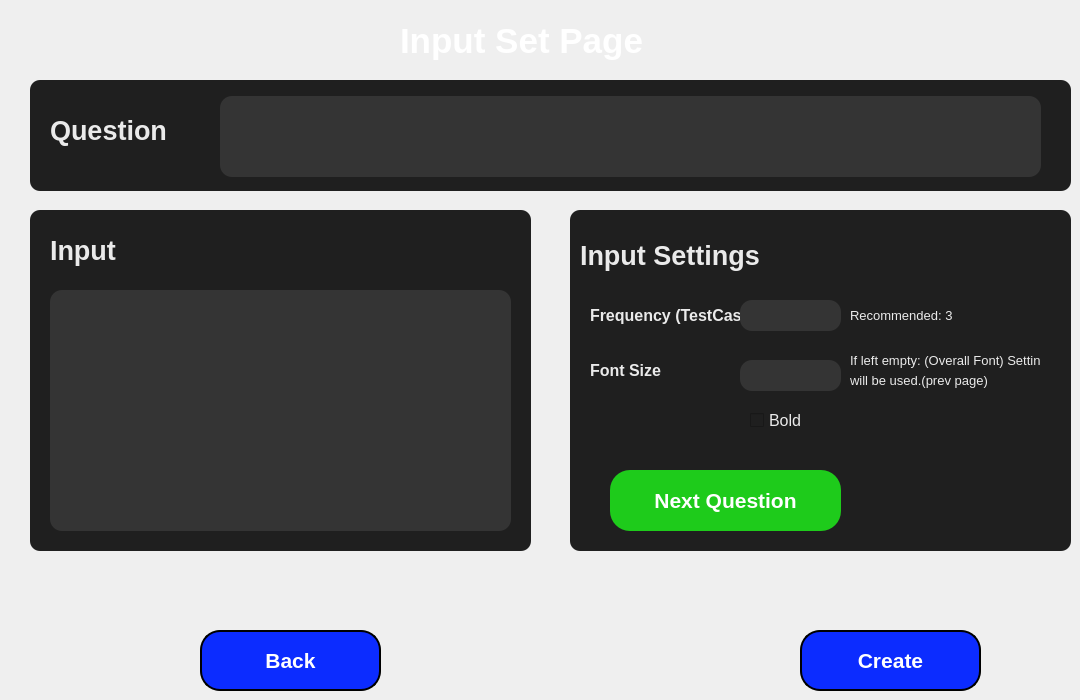
    <widget class="QWidget" name="page_3">
     <widget class="QPushButton" name="pg3_createNext">
      <property name="geometry">
       <rect>
        <x>800</x>
        <y>630</y>
        <width>181</width>
        <height>61</height>
       </rect>
      </property>
      <property name="font">
       <font>
        <family>Tahoma</family>
        <pointsize>16</pointsize>
        <weight>75</weight>
        <bold>true</bold>
       </font>
      </property>
      <property name="cursor">
       <cursorShape>PointingHandCursor</cursorShape>
      </property>
      <property name="styleSheet">
       <string notr="true"> QPushButton {
	background-color: rgb(12, 44, 255);
	border: 2px solid black;
	border-radius: 20px;
	color: rgb(255, 255, 255);
}
QPushButton:hover {
 	 
	background-color: rgb(0, 2, 147);
}

QPushButton:pressed{
	
	background-color: rgb(75, 192, 255);
}</string>
      </property>
      <property name="text">
       <string>Create</string>
      </property>
     </widget>
     <widget class="QLabel" name="label_6">
      <property name="geometry">
       <rect>
        <x>400</x>
        <y>10</y>
        <width>341</width>
        <height>61</height>
       </rect>
      </property>
      <property name="font">
       <font>
        <pointsize>26</pointsize>
        <weight>75</weight>
        <bold>true</bold>
       </font>
      </property>
      <property name="styleSheet">
       <string notr="true">color: rgb(255, 255, 255);</string>
      </property>
      <property name="text">
       <string>Input Set Page</string>
      </property>
     </widget>
     <widget class="QPushButton" name="pg3_back">
      <property name="geometry">
       <rect>
        <x>200</x>
        <y>630</y>
        <width>181</width>
        <height>61</height>
       </rect>
      </property>
      <property name="font">
       <font>
        <family>Tahoma</family>
        <pointsize>16</pointsize>
        <weight>75</weight>
        <bold>true</bold>
       </font>
      </property>
      <property name="cursor">
       <cursorShape>PointingHandCursor</cursorShape>
      </property>
      <property name="styleSheet">
       <string notr="true"> QPushButton {
	background-color: rgb(12, 44, 255);
	border: 2px solid black;
	border-radius: 20px;
	color: rgb(255, 255, 255);
}
QPushButton:hover {
 	 
	background-color: rgb(0, 2, 147);
}

QPushButton:pressed{
	
	background-color: rgb(75, 192, 255);
}</string>
      </property>
      <property name="text">
       <string>Back</string>
      </property>
     </widget>
     <widget class="QFrame" name="pg3_OverallFrame">
      <property name="geometry">
       <rect>
        <x>30</x>
        <y>80</y>
        <width>1041</width>
        <height>111</height>
       </rect>
      </property>
      <property name="styleSheet">
       <string notr="true">

QFrame{
	background-color: rgb(31, 31, 31);
	border-radius: 10px;
}</string>
      </property>
      <property name="frameShape">
       <enum>QFrame::StyledPanel</enum>
      </property>
      <property name="frameShadow">
       <enum>QFrame::Raised</enum>
      </property>
      <widget class="QLabel" name="label_11">
       <property name="geometry">
        <rect>
         <x>20</x>
         <y>20</y>
         <width>151</width>
         <height>61</height>
        </rect>
       </property>
       <property name="font">
        <font>
         <pointsize>20</pointsize>
         <weight>75</weight>
         <bold>true</bold>
        </font>
       </property>
       <property name="styleSheet">
        <string notr="true">color: rgb(234, 234, 234);</string>
       </property>
       <property name="text">
        <string>Question</string>
       </property>
      </widget>
      <widget class="QTextEdit" name="textEdit">
       <property name="geometry">
        <rect>
         <x>190</x>
         <y>16</y>
         <width>821</width>
         <height>81</height>
        </rect>
       </property>
       <property name="font">
        <font>
         <pointsize>16</pointsize>
        </font>
       </property>
       <property name="styleSheet">
        <string notr="true">QTextEdit{

	color: rgb(234, 234, 234);
	background-color: rgb(52, 52, 52);
	border: 2pxs solid rgb(11, 11, 11);
	border-radius: 12px;
}</string>
       </property>
      </widget>
     </widget>
     <widget class="QFrame" name="pg3_InputFrame">
      <property name="geometry">
       <rect>
        <x>30</x>
        <y>210</y>
        <width>501</width>
        <height>341</height>
       </rect>
      </property>
      <property name="styleSheet">
       <string notr="true">

QFrame{
	background-color: rgb(31, 31, 31);
	border-radius: 10px;
}</string>
      </property>
      <property name="frameShape">
       <enum>QFrame::StyledPanel</enum>
      </property>
      <property name="frameShadow">
       <enum>QFrame::Raised</enum>
      </property>
      <widget class="QLabel" name="label_17">
       <property name="geometry">
        <rect>
         <x>20</x>
         <y>10</y>
         <width>151</width>
         <height>61</height>
        </rect>
       </property>
       <property name="font">
        <font>
         <pointsize>20</pointsize>
         <weight>75</weight>
         <bold>true</bold>
        </font>
       </property>
       <property name="styleSheet">
        <string notr="true">color: rgb(234, 234, 234);</string>
       </property>
       <property name="text">
        <string>Input</string>
       </property>
      </widget>
      <widget class="QTextEdit" name="textEdit_2">
       <property name="geometry">
        <rect>
         <x>20</x>
         <y>80</y>
         <width>461</width>
         <height>241</height>
        </rect>
       </property>
       <property name="font">
        <font>
         <pointsize>16</pointsize>
        </font>
       </property>
       <property name="styleSheet">
        <string notr="true">QTextEdit{

	color: rgb(234, 234, 234);
	background-color: rgb(52, 52, 52);
	border: 2pxs solid rgb(11, 11, 11);
	border-radius: 12px;
}</string>
       </property>
      </widget>
     </widget>
     <widget class="QFrame" name="pg3_InputSettingFrame">
      <property name="geometry">
       <rect>
        <x>570</x>
        <y>210</y>
        <width>501</width>
        <height>341</height>
       </rect>
      </property>
      <property name="styleSheet">
       <string notr="true">

QFrame{
	background-color: rgb(31, 31, 31);
	border-radius: 10px;
}</string>
      </property>
      <property name="frameShape">
       <enum>QFrame::StyledPanel</enum>
      </property>
      <property name="frameShadow">
       <enum>QFrame::Raised</enum>
      </property>
      <widget class="QLabel" name="label_18">
       <property name="geometry">
        <rect>
         <x>10</x>
         <y>20</y>
         <width>261</width>
         <height>51</height>
        </rect>
       </property>
       <property name="font">
        <font>
         <pointsize>20</pointsize>
         <weight>75</weight>
         <bold>true</bold>
        </font>
       </property>
       <property name="styleSheet">
        <string notr="true">color: rgb(234, 234, 234);</string>
       </property>
       <property name="text">
        <string>Input Settings</string>
       </property>
      </widget>
      <widget class="QLabel" name="label_19">
       <property name="geometry">
        <rect>
         <x>20</x>
         <y>80</y>
         <width>231</width>
         <height>51</height>
        </rect>
       </property>
       <property name="font">
        <font>
         <pointsize>12</pointsize>
         <weight>75</weight>
         <bold>true</bold>
        </font>
       </property>
       <property name="styleSheet">
        <string notr="true">color: rgb(234, 234, 234);</string>
       </property>
       <property name="text">
        <string>Frequency (TestCases)</string>
       </property>
      </widget>
      <widget class="QLineEdit" name="pg3_IpFrequency">
       <property name="geometry">
        <rect>
         <x>170</x>
         <y>90</y>
         <width>101</width>
         <height>31</height>
        </rect>
       </property>
       <property name="font">
        <font>
         <pointsize>12</pointsize>
        </font>
       </property>
       <property name="styleSheet">
        <string notr="true">QLineEdit{

	color: rgb(234, 234, 234);
	background-color: rgb(52, 52, 52);
	border: 2pxs solid rgb(11, 11, 11);
	border-radius: 12px;
}</string>
       </property>
      </widget>
      <widget class="QLabel" name="label_21">
       <property name="geometry">
        <rect>
         <x>20</x>
         <y>150</y>
         <width>111</width>
         <height>21</height>
        </rect>
       </property>
       <property name="font">
        <font>
         <pointsize>12</pointsize>
         <weight>75</weight>
         <bold>true</bold>
        </font>
       </property>
       <property name="styleSheet">
        <string notr="true">color: rgb(234, 234, 234);</string>
       </property>
       <property name="text">
        <string>Font Size</string>
       </property>
      </widget>
      <widget class="QLineEdit" name="pg3_fontsizInp">
       <property name="geometry">
        <rect>
         <x>170</x>
         <y>150</y>
         <width>101</width>
         <height>31</height>
        </rect>
       </property>
       <property name="font">
        <font>
         <pointsize>12</pointsize>
        </font>
       </property>
       <property name="styleSheet">
        <string notr="true">QLineEdit{

	color: rgb(234, 234, 234);
	background-color: rgb(52, 52, 52);
	border: 2pxs solid rgb(11, 11, 11);
	border-radius: 12px;
}</string>
       </property>
      </widget>
      <widget class="QCheckBox" name="pg3_boldIp">
       <property name="geometry">
        <rect>
         <x>180</x>
         <y>200</y>
         <width>81</width>
         <height>20</height>
        </rect>
       </property>
       <property name="font">
        <font>
         <pointsize>12</pointsize>
        </font>
       </property>
       <property name="styleSheet">
        <string notr="true">QCheckBox{
	color: rgb(234, 234, 234);
	
	background-color: rgb(31, 31, 31);
}</string>
       </property>
       <property name="text">
        <string>Bold</string>
       </property>
      </widget>
      <widget class="QLabel" name="label_26">
       <property name="geometry">
        <rect>
         <x>280</x>
         <y>80</y>
         <width>161</width>
         <height>51</height>
        </rect>
       </property>
       <property name="font">
        <font>
         <pointsize>10</pointsize>
         <weight>50</weight>
         <bold>false</bold>
        </font>
       </property>
       <property name="styleSheet">
        <string notr="true">color: rgb(234, 234, 234);</string>
       </property>
       <property name="text">
        <string>Recommended: 3</string>
       </property>
      </widget>
      <widget class="QLabel" name="label_27">
       <property name="geometry">
        <rect>
         <x>280</x>
         <y>140</y>
         <width>191</width>
         <height>21</height>
        </rect>
       </property>
       <property name="font">
        <font>
         <pointsize>10</pointsize>
         <weight>50</weight>
         <bold>false</bold>
        </font>
       </property>
       <property name="styleSheet">
        <string notr="true">color: rgb(234, 234, 234);</string>
       </property>
       <property name="text">
        <string>If left empty: (Overall Font) Setting</string>
       </property>
      </widget>
      <widget class="QLabel" name="label_28">
       <property name="geometry">
        <rect>
         <x>280</x>
         <y>160</y>
         <width>191</width>
         <height>20</height>
        </rect>
       </property>
       <property name="font">
        <font>
         <pointsize>10</pointsize>
         <weight>50</weight>
         <bold>false</bold>
        </font>
       </property>
       <property name="styleSheet">
        <string notr="true">color: rgb(234, 234, 234);</string>
       </property>
       <property name="text">
        <string>will be used.(prev page)</string>
       </property>
      </widget>
      <widget class="QPushButton" name="pg3_NextQusButton">
       <property name="geometry">
        <rect>
         <x>40</x>
         <y>260</y>
         <width>231</width>
         <height>61</height>
        </rect>
       </property>
       <property name="font">
        <font>
         <family>Tahoma</family>
         <pointsize>16</pointsize>
         <weight>75</weight>
         <bold>true</bold>
        </font>
       </property>
       <property name="cursor">
        <cursorShape>PointingHandCursor</cursorShape>
       </property>
       <property name="styleSheet">
        <string notr="true"> QPushButton {
	
	background-color: rgb(30, 203, 27);
	border: 2px  rgb(31, 31, 31);
	border-radius: 20px;
	color: rgb(255, 255, 255);
}
QPushButton:hover {
 	 
	
	background-color: rgb(10, 186, 1);
}

QPushButton:pressed{
	
	
	background-color: rgb(0, 255, 128);
}</string>
       </property>
       <property name="text">
        <string>Next Question</string>
       </property>
      </widget>
     </widget>
    </widget>
